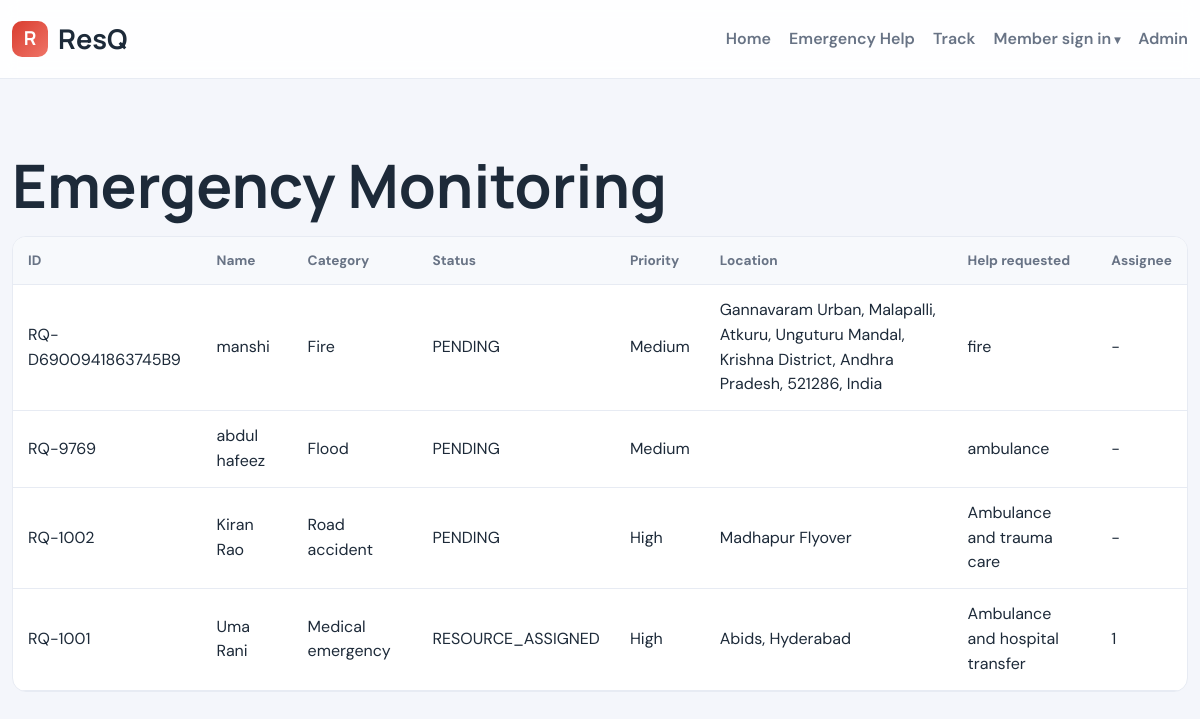
/admin/monitoring (signed in), run on the app's committed database.
### app.py (models this page shows)
class EmergencyRequest(db.Model):
    id = db.Column(db.Integer, primary_key=True)
    emergency_id = db.Column(db.String(40), unique=True, nullable=False)
    name = db.Column(db.String(120), nullable=False)
    phone = db.Column(db.String(20), nullable=False)
    category = db.Column(db.String(50), nullable=False)
    problem_description = db.Column(db.Text, nullable=False)
    people_affected = db.Column(db.Integer, default=1)
    required_assistance = db.Column(db.String(200), default="")
    current_location = db.Column(db.String(200), default="")
    latitude = db.Column(db.Float, default=0.0)
    longitude = db.Column(db.Float, default=0.0)
    preferred_hospital = db.Column(db.String(200), default="")
    blood_required = db.Column(db.Boolean, default=False)
    blood_group = db.Column(db.String(10), default="")
    additional_info = db.Column(db.Text, default="")
    status = db.Column(db.String(50), default="PENDING")
    priority = db.Column(db.String(40), default="Medium")
    ai_recommendation = db.Column(db.Text, default="")
    ai_explanation = db.Column(db.Text, default="")
    assigned_ambulance_id = db.Column(db.Integer, nullable=True)
    assigned_shelter_id = db.Column(db.Integer, nullable=True)
    assigned_volunteer_id = db.Column(db.Integer, nullable=True)
    assigned_hospital_id = db.Column(db.Integer, nullable=True)
    created_at = db.Column(db.DateTime, default=utcnow_naive)
    updated_at = db.Column(db.DateTime, default=utcnow_naive, onupdate=utcnow_naive)

### app.py (the view)
@app.route("/admin/monitoring")
def admin_monitoring():
    if not require_role("admin"):
        return redirect(url_for("admin_login"))
    items = EmergencyRequest.query.order_by(EmergencyRequest.created_at.desc()).all()
    return render_template("admin_monitoring.html", requests=items)

### app.py (called while the page is built)
def require_role(role):
    if session.get("role") != role:
        flash("You do not have permission to access that page.", "error")
        return False
    return True

### templates/admin_monitoring.html (shortened to what this page needs)
{% extends 'base.html' %}
{% block content %}
<section class="section">
  <div class="container">
    <h1>Emergency Monitoring</h1>
    <div class="table-wrap">
      <table class="data-table">
        <thead>
          <tr>
            <th>ID</th>
            <th>Name</th>
            <th>Category</th>
            <th>Status</th>
            <th>Priority</th>
            <th>Location</th>
            <th>Help requested</th>
            <th>Assignee</th>
          </tr>
        </thead>
        <tbody>
          {% for req in requests %}
          <tr>
            <td>{{ req.emergency_id }}</td>
            <td>{{ req.name }}</td>
            <td>{{ req.category }}</td>
            <td>{{ req.status }}</td>
            <td>{{ req.priority }}</td>
            <td>{{ req.current_location }}</td>
            <td>{{ req.required_assistance or '-' }}</td>
            <td>{{ req.assigned_ambulance_id or '-' }}</td>
          </tr>
          {% endfor %}
        </tbody>
      </table>
    </div>
  </div>
</section>
{% endblock %}

### static/css/style.css (style rules this page uses)
:root { --red: #d93d2f; --red-deep: #b52e23; --blue: #1d6ed8; --green: #1d9d65; --orange: #eb8b2d; --dark: #1d2a39; --bg: #f4f6fb; --card: #ffffff; --muted: #687385; --line: #e7ebf3; --shadow: 0 14px 32px rgba(18, 36, 61, 0.12); }
* { box-sizing: border-box; }
html { scroll-behavior: smooth; }
body { margin: 0; font-family: "DM Sans", "Segoe UI", sans-serif; background: var(--bg); color: var(--dark); line-height: 1.55; }
h1, h2, h3, h4, .brand { font-family: "Manrope", "DM Sans", "Segoe UI", sans-serif; }
.container { width: min(1180px, calc(100% - 24px)); margin: 0 auto; }
h1, h2, h3, h4, p { margin-top: 0; }
h1 { font-size: clamp(2.5rem, 5vw, 4.2rem); line-height: 1.08; margin-bottom: 18px; }
.section { padding: 74px 0; }
.table-wrap { overflow-x: auto; background: white; border-radius: 14px; border: 1px solid var(--line); }
.data-table { border-collapse: collapse; width: 100%; min-width: 760px; }
.data-table th, .data-table td { text-align: left; padding: 13px 15px; border-bottom: 1px solid var(--line); }
.data-table th { background: #f7f9fc; color: var(--muted); font-size: 0.85rem; }

### data on the page
EmergencyRequest: emergency_id "RQ-D6900941863745B9", name "manshi", category "Fire", status "PENDING", priority "Medium", current_location "Gannavaram Urban, Malapalli, Atkuru, Unguturu Mandal, Krishna District, Andhra Pradesh, 521286, India", required_assistance "fire", assigned_ambulance_id "-"
EmergencyRequest: emergency_id "RQ-9769", name "abdul hafeez", category "Flood", status "PENDING", priority "Medium", required_assistance "ambulance", assigned_ambulance_id "-"
EmergencyRequest: emergency_id "RQ-1002", name "Kiran Rao", category "Road accident", status "PENDING", priority "High", current_location "Madhapur Flyover", required_assistance "Ambulance and trauma care", assigned_ambulance_id "-"
EmergencyRequest: emergency_id "RQ-1001", name "Uma Rani", category "Medical emergency", status "RESOURCE_ASSIGNED", priority "High", current_location "Abids, Hyderabad", required_assistance "Ambulance and hospital transfer", assigned_ambulance "1"
